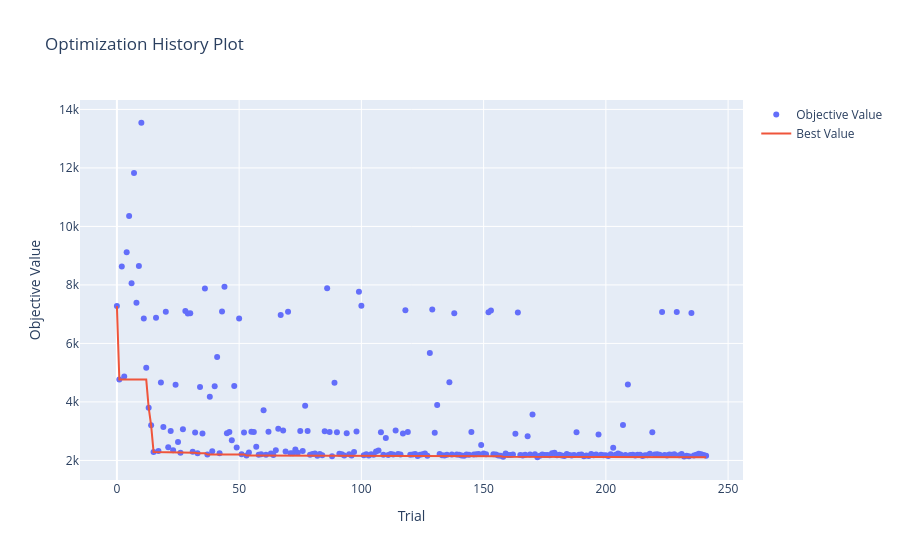
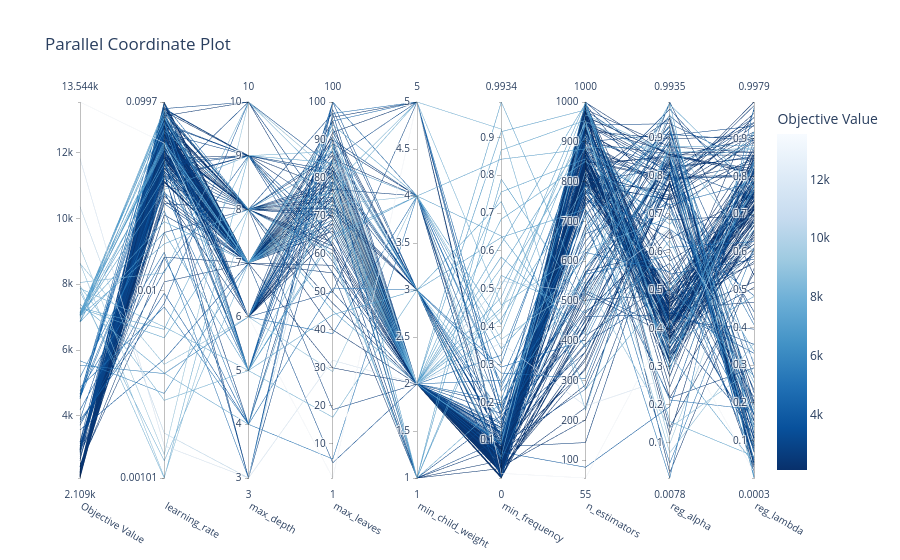
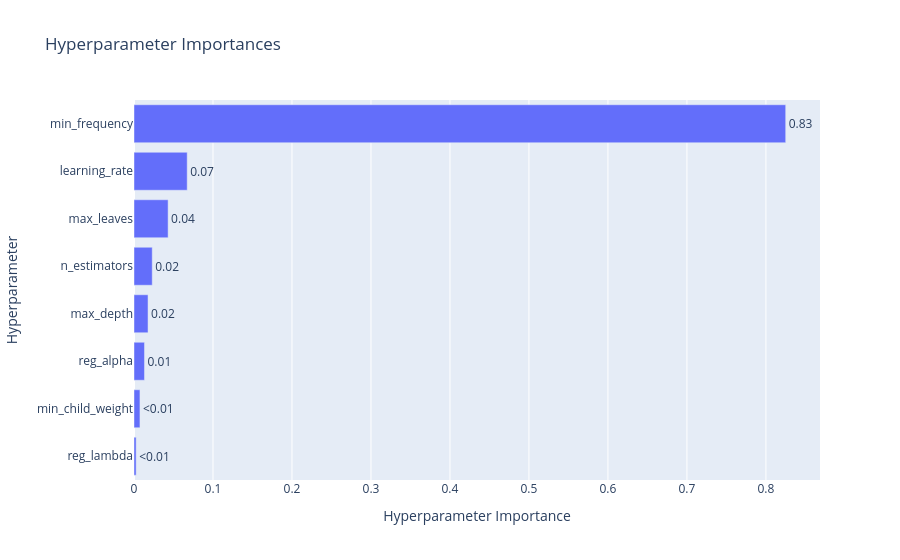

Write notebook code for charts like these, in order.
### Markdown cell above
Para realizar los gráficos, se usará el último estudio (Optuna + _pruning_), dado que entregó el mejor resultado para MAE.

### Code cell
from optuna.visualization import plot_optimization_history
from optuna.visualization import plot_parallel_coordinate
from optuna.visualization import plot_param_importances

fig = plot_optimization_history(study)
fig.show()

fig = plot_parallel_coordinate(study)
fig.show()

fig = plot_param_importances(study)
fig.show()

### Figure 1 — Plotly figure (JSON) as saved in the notebook; plotly's stock layout.template omitted (floating-point values rounded to 4 significant figures; data arrays with more than 128 entries replaced by an {"elided": "..."} marker saying what was removed)
{"data": [{"mode": "markers", "name": "Objective Value", "type": "scatter", "x": {"elided": "242 int values"}, "y": {"elided": "242 float values"}}, {"mode": "lines", "name": "Best Value", "type": "scatter", "x": {"elided": "242 int values"}, "y": {"elided": "242 float values"}}, {"marker": {"color": "#cccccc"}, "mode": "markers", "name": "Infeasible Trial", "showlegend": false, "type": "scatter", "x": [], "y": []}], "layout": {"title": {"text": "Optimization History Plot"}, "xaxis": {"title": {"text": "Trial"}}, "yaxis": {"title": {"text": "Objective Value"}}}}

### Figure 2 — Plotly figure (JSON) as saved in the notebook; plotly's stock layout.template omitted (floating-point values rounded to 4 significant figures; data arrays with more than 128 entries replaced by an {"elided": "..."} marker saying what was removed)
{"data": [{"dimensions": [{"label": "Objective Value", "range": [2109.0, 13540.0], "values": {"elided": "242 float values"}}, {"label": "learning_rate", "range": [-2.994, -1.001], "ticktext": ["0.00101", "0.01", "0.0997"], "tickvals": [-2.994, -2, -1.001], "values": {"elided": "242 float values"}}, {"label": "max_depth", "range": [3, 10], "values": {"elided": "242 int values"}}, {"label": "max_leaves", "range": [1, 100], "values": {"elided": "242 int values"}}, {"label": "min_child_weight", "range": [1, 5], "values": {"elided": "242 int values"}}, {"label": "min_frequency", "range": [1.259e-05, 0.9934], "values": {"elided": "242 float values"}}, {"label": "n_estimators", "range": [55, 1000], "values": {"elided": "242 int values"}}, {"label": "reg_alpha", "range": [0.007758, 0.9935], "values": {"elided": "242 float values"}}, {"label": "reg_lambda", "range": [0.0002998, 0.9979], "values": {"elided": "242 float values"}}], "labelangle": 30, "labelside": "bottom", "line": {"color": {"elided": "242 float values"}, "colorbar": {"title": {"text": "Objective Value"}}, "colorscale": [[0, "rgb(247,251,255)"], [0.125, "rgb(222,235,247)"], [0.25, "rgb(198,219,239)"], [0.375, "rgb(158,202,225)"], [0.5, "rgb(107,174,214)"], [0.625, "rgb(66,146,198)"], [0.75, "rgb(33,113,181)"], [0.875, "rgb(8,81,156)"], [1, "rgb(8,48,107)"]], "reversescale": true, "showscale": true}, "type": "parcoords"}], "layout": {"title": {"text": "Parallel Coordinate Plot"}}}

### Figure 3 — Plotly figure (JSON) as saved in the notebook; plotly's stock layout.template omitted (floating-point values rounded to 4 significant figures)
{"data": [{"cliponaxis": false, "hovertemplate": ["reg_lambda (FloatDistribution): 0.0027187877833046367<extra></extra>", "min_child_weight (IntDistribution): 0.007541195400768071<extra></extra>", "reg_alpha (FloatDistribution): 0.013264649764378071<extra></extra>", "max_depth (IntDistribution): 0.017779288899793362<extra></extra>", "n_estimators (IntDistribution): 0.023095286079791895<extra></extra>", "max_leaves (IntDistribution): 0.04320176795453154<extra></extra>", "learning_rate (FloatDistribution): 0.06735120744434234<extra></extra>", "min_frequency (FloatDistribution): 0.8250478166730902<extra></extra>"], "name": "Objective Value", "orientation": "h", "text": ["<0.01", "<0.01", "0.01", "0.02", "0.02", "0.04", "0.07", "0.83"], "textposition": "outside", "type": "bar", "x": [0.002719, 0.007541, 0.01326, 0.01778, 0.0231, 0.0432, 0.06735, 0.825], "y": ["reg_lambda", "min_child_weight", "reg_alpha", "max_depth", "n_estimators", "max_leaves", "learning_rate", "min_frequency"]}], "layout": {"title": {"text": "Hyperparameter Importances"}, "xaxis": {"title": {"text": "Hyperparameter Importance"}}, "yaxis": {"title": {"text": "Hyperparameter"}}}}
